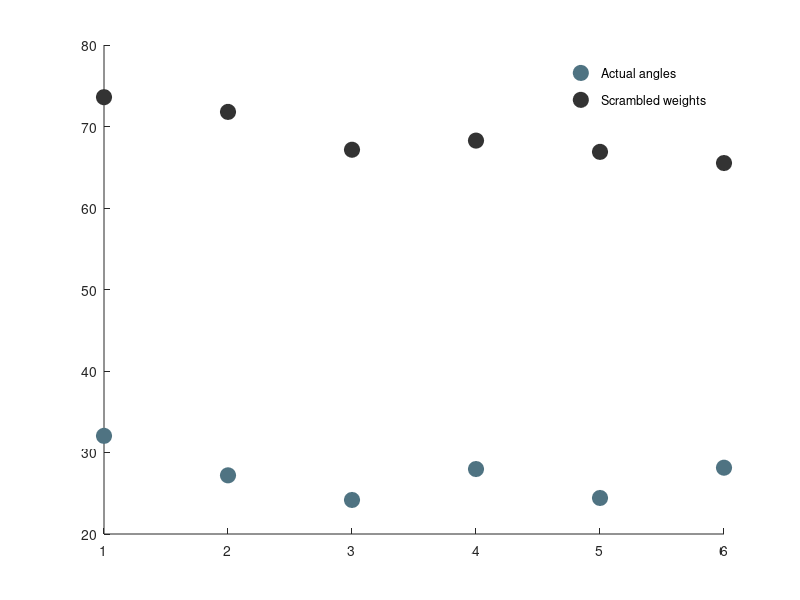

Source code (MATLAB): (Note: this script raises an error after producing the figure.)
%% Figure 7a - Subspace Compare - ICAPCA

%% summary subspace compare - averages

%summary numbers
n1 = 32.04;
n2 = [21.62, 32.78];
n3 = [14.70	, 25.13, 32.70];
n4 = [9.34, 19.78, 29.69, 53.07];
n5 = [7.70, 13.11, 21.22, 28.52, 51.56];
n6 = [8.11, 14.48, 21.24, 26.34, 38.38, 60.25];

%scrambled synergies - averaged across subjects
n1_s = 73.6;
n2_s = [65.8, 77.78];
n3_s = [56.73, 69.26, 75.45];
n4_s = [56.55, 65.84, 73.34, 77.35];
n5_s = [52.65, 60.24, 69.04, 73.71, 78.79];
n6_s = [45.65, 57.41, 63.97, 70.75, 74.81, 80.51];

avg = [mean(n1) mean(n2) mean(n3) mean(n4) mean(n5) mean(n6)];
stdDev = [std(n1) std(n2) std(n3) std(n4) std(n5) std(n6)];

avg_s = [mean(n1_s) mean(n2_s) mean(n3_s) mean(n4_s) mean(n5_s) mean(n6_s)];
stdDev_s = [std(n1_s) std(n2_s) std(n3_s) std(n4_s) std(n5_s) std(n6_s)];

synNums = 1:6;

figure
hold on

%plot real numbers
scatter(synNums, avg, 120, 'MarkerEdgeColor', [.31 .45 .51], 'MarkerFaceColor', [.31 .45 .51])
scatter(synNums, avg_s, 120, 'MarkerEdgeColor', [.2, .2, .2], 'MarkerFaceColor', [.2, .2, .2])

legend 'Actual angles' 'Scrambled weights'
legend boxoff

errorbar(synNums, avg, stdDev, 'LineStyle', 'none', 'Color', [.31 .45 .51])
errorbar(synNums, avg_s, stdDev_s, 'LineStyle', 'none', 'Color', [.2, .2, .2])

%plot scatter numbers
%scatter(synNums, avg.res, 'c', 'MarkerFaceColor', 'c')
title('Summary - ICAPCA')
xlabel('Number of Synergies')
ylabel('Angle between basis vectors (degrees)')

set(gca, 'XTick', 1:6)
set(gca, 'YTick', 0:15:90)
set(gca, 'FontSize', 16)
set(gca, 'Color', 'none')
set(gca,'TickDir','out')
box off
ylim([0 90])
axis square